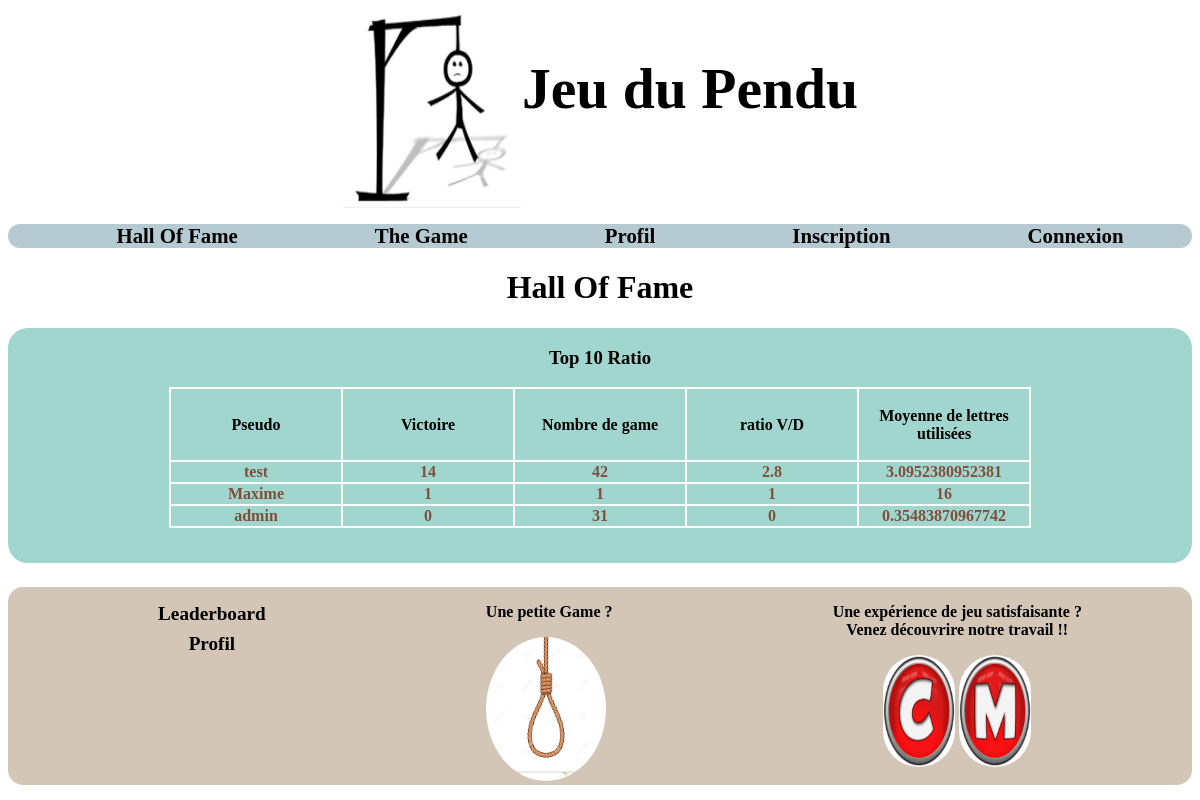
The page /leaderboard.php on the database its author committed.
### tables this page shows
CREATE TABLE IF NOT EXISTS `leaderboard` (
  `id` int(11) NOT NULL AUTO_INCREMENT,
  `id_utilisateur` int(11) NOT NULL,
  `victoire` int(11) NOT NULL DEFAULT 0,
  `defaite` int(11) NOT NULL DEFAULT 0,
  `nb_lettre` int(11) NOT NULL DEFAULT 0,
  PRIMARY KEY (`id`)
);

CREATE TABLE IF NOT EXISTS `utilisateurs` (
  `id` int(11) NOT NULL AUTO_INCREMENT,
  `login` varchar(255) NOT NULL,
  `mdp` varchar(255) NOT NULL,
  `game` int(11) NOT NULL DEFAULT 0,
  `avatar` varchar(255) NOT NULL DEFAULT 'avatar_defaut.jpg',
  PRIMARY KEY (`id`)
);

### include/php_leaderboard.php (the view)
<?php
    include 'connexion_bdd.php';
    $leaderboard = $db->prepare("SELECT * FROM leaderboard INNER JOIN utilisateurs ON leaderboard.id_utilisateur = utilisateurs.id ORDER BY victoire DESC LIMIT 10");
    $leaderboard->execute();
    $result = $leaderboard->fetchAll(PDO::FETCH_ASSOC);
    for ($ligne = 0; $ligne < COUNT($result); $ligne++)
    {
        if($result[$ligne]['defaite'] == 0 || $result[$ligne]['game'] == 0)
        {
            $result[$ligne]['defaite'] = 1;
            $result[$ligne]['game'] = 1;
        }
        $ratio[$ligne] = $result[$ligne]['victoire'] / $result[$ligne]['defaite'];
        $moy_lettre[$ligne] = $result[$ligne]['nb_lettre'] / $result[$ligne]['game'];
        echo '<tr>';
        echo '<td>'.$result[$ligne]['login'].'</td>';
        echo '<td>'.$result[$ligne]['victoire'].'</td>';
        echo '<td>'.$result[$ligne]['game'].'</td>';
        echo '<td>'.$ratio[$ligne].'</td>';
        echo '<td>'.$moy_lettre[$ligne].'</td>';
        echo '</tr>';
    }
?>

### leaderboard.php (shortened to what this page needs)
<!DOCTYPE html>
<html lang="fr">
<head>
    <link rel="stylesheet" href="style.css">
</head>
<body>
<header>
        <?php include 'include/header.php'; ?>
    </header>
    <main id="leaderboard">
        <h1>Hall Of Fame</h1>
        <section id="tab_leader">
            <h3>Top 10 Ratio</h3>
            <table>
                <thead>
                    <th>Pseudo</th>
                    <th>Victoire</th>
                    <th>Nombre de game</th>
                    <th>ratio V/D</th>
                    <th>Moyenne de lettres utilisées</th>
                </thead>
                <tbody>
                <?php include 'include/php_leaderboard.php';  ?>
                </tbody>
            </table>
        </section>
    </main>
    <footer>
        <?php include 'include/footer.php'; ?>
    </footer>
</body>
</html>

### include/header.php (shortened to what this page needs)
<section id="titre">
    <img src="img/pendu.png" alt="image du jeu">
    <h1>Jeu du Pendu</h1>
</section>
<section id="menu">
    <nav>
        <ul>
            <li><a href="leaderboard.php">Hall Of Fame</a></li>
            <li><a href="index.php">The Game</a></li>
            <li><a href="profil.php">Profil</a></li>
            <?php
                if(isset($_SESSION['login']))
                {
            ?>
                    <form action="" method="POST">
                        <li>
                        <button type="submit" name="deconnexion">Se Déconnecter</button>
                        </li>
                    </form>
            <?php
                }
                else
                {
            ?>
                    <li><a href="inscription.php">Inscription</a></li>
                    <li><a href="connexion.php">Connexion</a></li>
            <?php
                }
            ?>
        </ul>
    </nav>
</section>

### include/footer.php
<section id="left">
    <ul>
        <li><a href="leaderboard.php">Leaderboard</a></li>
        <li><a href="profil.php">Profil</a></li>
    </ul>
</section>
<section id="middle">
    <p>Une petite Game ?</p>
    <a href=""><img src="img/game.png" alt="new game" id="game_footer"></a>
</section>
<section id ="right">
    <p>Une expérience de jeu satisfaisante ? <br> Venez découvrire notre travail !!</p>
    <a href=""><img src="img/github_cecile.png" alt="GitHub Cecile" class="github"></a>
    <a href=""><img src="img/github_max.png" alt="GitHub Maxime" class="github"></a>
</section>

### style.css (style rules this page uses)
html { margin: 0; padding: 0; }
button, input, img { outline: none; }
header #titre { display: flex; justify-content: center; }
#titre img { width: 15vw; height: 25vh; }
#titre h1 { font-size: 3.6em; text-align: center; }
header #menu nav ul { display: flex; flex-direction: row; justify-content: space-around; }
#menu nav ul li { list-style-type: none; font-size: 1.3em; font-weight: bold; }
#menu nav ul li a { text-decoration: none; color: black; }
#menu { border-radius: 15px; background-color: rgba(162, 187, 198, 0.78); }
footer { margin-top: 2%; border-radius: 15px; background-color: rgba(199, 182, 163, 0.78); display: flex; flex-direction: row; justify-content: space-around; }
footer p { font-weight: bold; }
#left ul { display: flex; flex-direction: column; }
footer #left ul li { font-size: 1.2em; margin-bottom: 8%; list-style-type: none; text-align: center; }
#left a { text-decoration: none; color: rgba(0, 0, 0); font-weight: bold; }
#middle { display: flex; flex-direction: column; justify-content: center; }
#game_footer { margin-top: 0px; padding-top: 0px; width: 10vw; height: 18vh; border-radius: 50%; }
#right { text-align: center; }
#right p { font-weight: bold; }
.github { border-radius: 40px; width: 6vw; height: 14vh; }
#leaderboard h1 { text-align: center; }
#tab_leader { background-color: rgba(137, 204, 193, 0.80); border-radius: 20px; display: flex; flex-direction: column; justify-content: center; align-items: center; padding-bottom: 3%; }
#tab_leader table { border-collapse: collapse; }
#tab_leader th { border: 2px solid white; padding: 2%; text-align: center; }
#tab_leader td { font-weight: bold; color: rgba(128, 79, 60); border: 2px solid white; text-align: center; width: 14vw; }

### rows shown on the page
leaderboard: id_utilisateur.login "test", victoire "14", id_utilisateur.game "42", ligne "2.8", ligne "3.0952380952381"
utilisateurs: login "Maxime"
leaderboard: victoire "1"
leaderboard: id_utilisateur.login "admin", victoire "0", id_utilisateur.game "31", ligne "0", ligne "0.35483870967742"

### other values the page prints
$result[$ligne]['game'] "1"
$ratio[$ligne] "1"
$moy_lettre[$ligne] "16"
